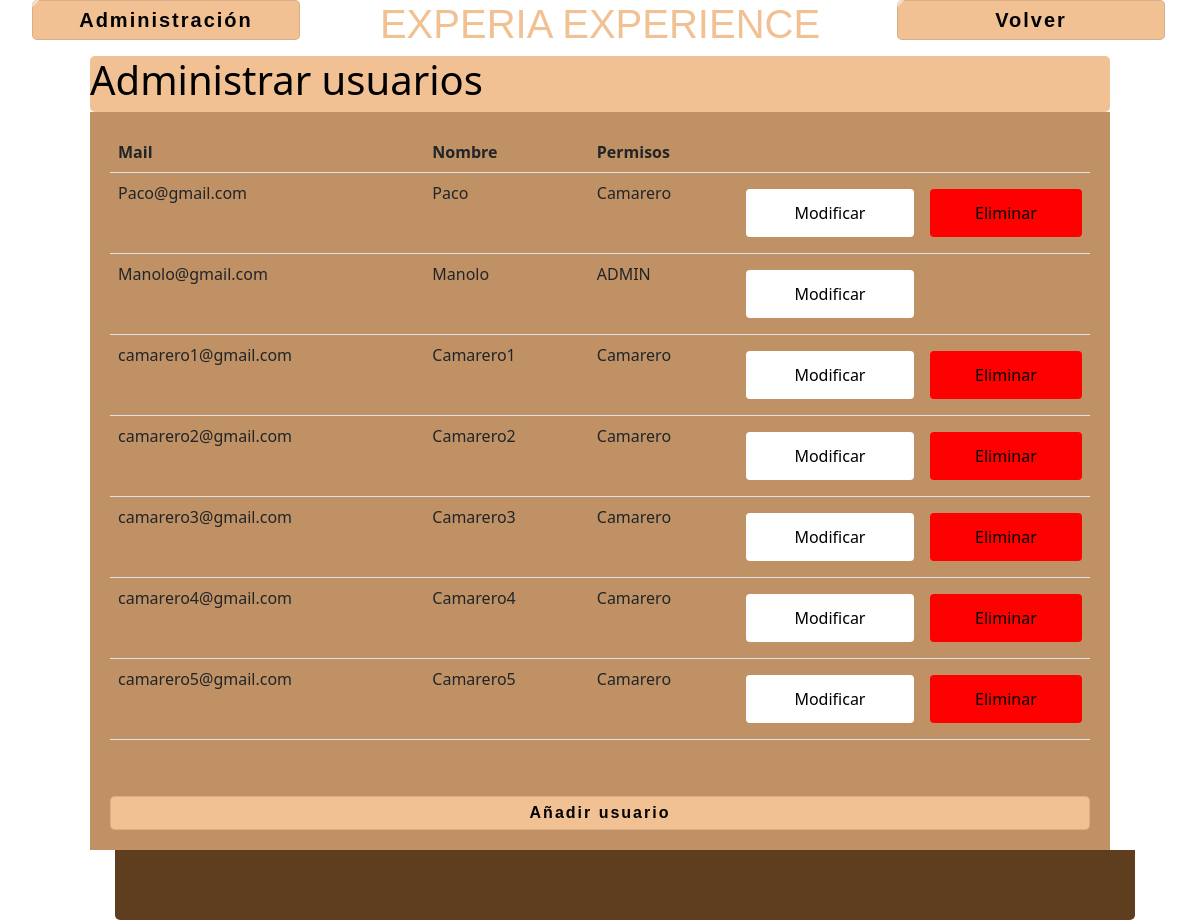
The app's page /view/usuarios.admin.php (signed in) with its own data.
### tables this page shows
CREATE TABLE `tbl_usuarios` (
  `id_usu` int NOT NULL AUTO_INCREMENT,
  `nom_usu` varchar(45) DEFAULT NULL,
  `apellido_usu` varchar(45) DEFAULT NULL,
  `contra_usu` varchar(45) DEFAULT NULL,
  `mail_usu` varchar(45) DEFAULT NULL,
  `id_perfil` int DEFAULT NULL,
  PRIMARY KEY (`id_usu`),
  KEY `fk_usuarios_perfiles_idx` (`id_usu`),
  KEY `fk_usuarios_perfil_idx` (`id_perfil`),
  CONSTRAINT `fk_usuarios_perfil` FOREIGN KEY (`id_perfil`) REFERENCES `tbl_perfiles` (`id_perfil`)
);

### view/usuarios.admin.php (the view, shortened to what this page needs)
<?php
include '../services/connection.php';
$mail=$_SESSION['email'];
$log=$pdo->prepare("SELECT *
from tbl_usuarios ");
$log->execute();
$login=$log->fetchAll(PDO::FETCH_ASSOC);
?>
<!DOCTYPE html>
<html lang="en">
<head>
    <link rel="stylesheet" href="../styles/style.css">
    <link href="https://cdn.jsdelivr.net/npm/bootstrap@5.1.3/dist/css/bootstrap.min.css" rel="stylesheet">
</head>
<body id="portada">
    <div class="row2" id="section-1">
        <div class="usuario column-1">
        <ul class="padding-lat">
        <b><a class="btn-logout">Administración</a></b>
        </ul>
        </div>
        <div class="column-2 titulo2">
            <h1 class="colorh1">EXPERIA EXPERIENCE</h1>
        </div>
        <div class="logout column-1">
            <ul class="padding-lat">
            <b><a style="text-decoration:none" class="btn-logout" href="zona.admin.php">Volver</a></b>
            </ul>
        </div>
    </div>
    <div class="flex">
        <div class="menu">
    <h1 <?php echo "style='color: black;'";?> >Administrar usuarios
        </div>
    </div>
    <div class="flex" id="flex">
        <div class="contenido" id="contenido">
        <div class="div_botones" id="div_botones">
        <table class="table">
                <tr>
                    <th>Mail</th>
                    <th>Nombre</th>
                    <th>Permisos</th>
                    <th></th>
                    <th></th>
                </tr>
                <?php
                foreach ($login as $registro){
                ?>
            <tr>
                <td><?php echo"{$registro['mail_usu']}";?></td>
                <td><?php echo"{$registro['nom_usu']}";?></td>
                <?php if($registro['id_perfil']=="1"){ ?>
                <td>ADMIN</td>
                <?php }else{ ?>
                <td>Camarero</td>
                <?php } ?>
                <td><form method="POST" action="modificar.usu.php">
                <input type="submit" <?php echo "style='background: white;'";?> value="Modificar" name="Modificar"></form>
                </td>
                <?php if($registro['mail_usu']==$mail){ ?>
                <td>
                </td>
                <?php } else{ ?>
                <td><form method="POST" action="../processes/eliminar.usuario.proc.php">
                <input type="submit" <?php echo "style='background: red;'";?> value="Eliminar" name="Eliminar"></form>
                </td>
                <?php } ?>
            </tr>
            <?php
            }
            ?>
            </table>
                </div>
        </div>
    </div>
    <div class="flex" id="flex">
    <div class="contenido" id="contenido">
    <b><a style="text-decoration:none" class="btn-logout" href="add.user.php">Añadir usuario</a></b>
    </div>
    </div>
    <footer>
    <div class="logo_footer">
    </footer>
</body>
</html>

### styles/style.css (style rules this page uses)
* { box-sizing: border-box; }
body { margin: 0; font-family: Arial; }
#portada { background-image: url("https://s1.1zoom.me/big0/706/350861-admin.jpg"); background-size: cover; }
input[type=submit] { width: 100%; background-color: #f1c194; margin: 8px 0; padding: 12px; border: none; border-radius: 4px; cursor: pointer; }
.row2:after { content: ""; display: table; clear: both; }
#section-1 { padding: 0%; }
.usuario { text-align: left; color: black; font-size: 20px; }
.logout { text-align: right; color: black; font-size: 20px; margin-left: -35px; }
.column-1 { width: 25%; float: left; }
.btn-logout { position: relative; display: block; padding: 5px; border-radius: 5px; text-align: center; font-family: "Avant Garde", Avantgarde, "Century Gothic", CenturyGothic, "AppleGothic", sans-serif; font-weight: bold; overflow: hidden; color: rgb(0, 0, 0); cursor: pointer; letter-spacing: 2px; box-shadow: inset 0 0 0 1px rgba(0, 0, 0, 0.1); text-decoration: none; transition: all ease 0.5s; background: #f1c194; }
.btn-logout:after, .btn-logout:before { width: 80px; height: 200px; content: ''; display: block; background: rgba(255, 255, 255, 0.5); transform: rotate(45deg); top: -60px; position: absolute; transition: none; right: -45%; cursor: pointer; }
.btn-logout:before { left: -48%; }
.column-2 { width: 50%; float: left; }
.titulo2 { text-align: center; color: #f1c194; font-size: 25px; font-family: "Avant Garde", Avantgarde, "Century Gothic", CenturyGothic, "AppleGothic", sans-serif; text-transform: uppercase; text-rendering: optimizeLegibility; }
.menu { color: white; width: 85%; border-radius: 5px; background-color: #f1c194; }
.contenido { color: white; width: 85%; height: auto; background-color: #c09164; padding: 20px; }
.flex { display: flex; align-items: center; justify-content: center; height: auto; }
#flex { opacity: 100%; }
footer { align-items: center; text-align: center; background-color: #5f3e20; width: 85%; margin-left: 115px; border-bottom-right-radius: 5px; border-bottom-left-radius: 5px; }
.logo_footer { width: 70px; height: 70px; cursor: pointer; padding: 30px 40px 40px 30px; background-repeat: no-repeat; }

### records on screen
tbl_usuarios: mail_usu "Paco@gmail.com", nom_usu "Paco", shows "Camarero"
tbl_usuarios: mail_usu "Manolo@gmail.com", nom_usu "Manolo", shows "ADMIN"
tbl_usuarios: mail_usu "camarero1@gmail.com", nom_usu "Camarero1"
tbl_usuarios: mail_usu "camarero2@gmail.com", nom_usu "Camarero2"
tbl_usuarios: mail_usu "camarero3@gmail.com", nom_usu "Camarero3"
tbl_usuarios: mail_usu "camarero4@gmail.com", nom_usu "Camarero4"
tbl_usuarios: mail_usu "camarero5@gmail.com", nom_usu "Camarero5"
